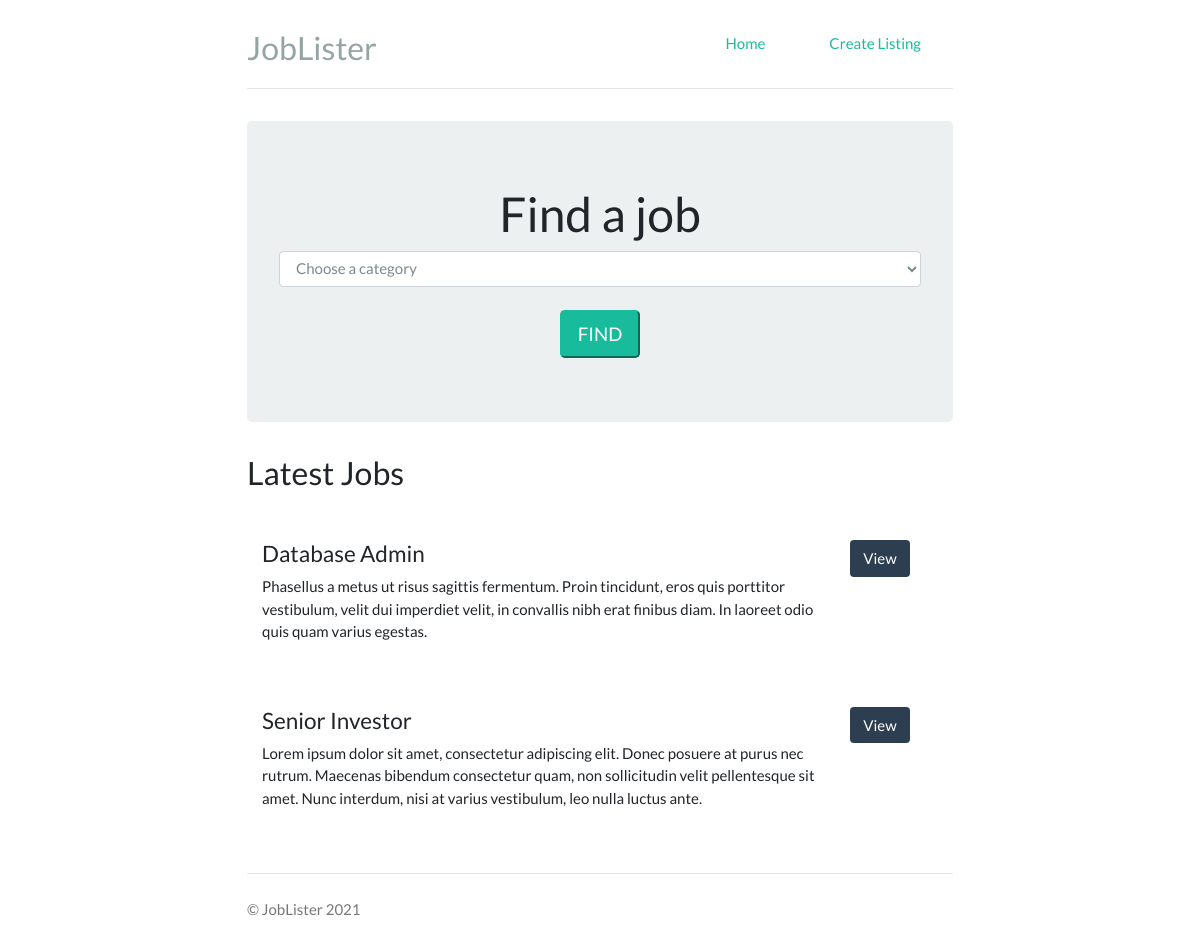
The page / on the database its author committed.
### tables this page shows
CREATE TABLE `jobs` (
  `id` int(11) NOT NULL,
  `category_id` int(11) NOT NULL,
  `company` varchar(255) NOT NULL,
  `job_title` varchar(255) NOT NULL,
  `description` varchar(255) NOT NULL,
  `salary` varchar(255) NOT NULL,
  `location` varchar(255) NOT NULL,
  `contact_user` varchar(255) NOT NULL,
  `contact_email` varchar(255) NOT NULL,
  `post_date` timestamp NOT NULL DEFAULT current_timestamp()
);

### lib/Template.php (called while the page is built, shortened)
<?php
class Template {
    protected $template;
    public function __construct($template) {
        $this->template = $template;
    }
    public function __toString() {
        include basename($this->template);
        return ob_get_clean();
    }
}

### lib/Database.php (called while the page is built, shortened)
<?php
class Database {
    private $host = DB_HOST;
    private $user = DB_USER;
    private $pw = DB_PW;
    private $dbname = DB_NAME;
    private $dbh;
    private $stmt;
    public function __construct() {
        $dsn = 'mysql:host=' .$this->host. ';dbname=' .$this->dbname;
        $options = array(
            PDO::ATTR_PERSISTENT => true,
            PDO::ATTR_ERRMODE => PDO::ERRMODE_EXCEPTION
        );
        try {
            $this->dbh = new PDO($dsn, $this->user, $this->pw, $options);
        } catch(PDOException $e) {
            $this->error = $e->getMessage();
        }
    }
    public function query($query) {
        $this->stmt = $this->dbh->prepare($query);
    }
    public function execute() {
        return $this->stmt->execute();
    }
    public function resultSet() {
        $this->execute();
        return $this->stmt->fetchAll(PDO::FETCH_OBJ);
    }
}

### lib/Job.php (called while the page is built, shortened)
<?php
class Job {
    private $db;
    public function __construct() {
        $this->db = new Database;
    }
    public function getAllJobs() {
        $this->db->query("
            SELECT jobs.*, categories.name AS cname
            FROM jobs
            INNER JOIN categories
            ON jobs.category_id = categories.id
            ORDER BY post_date DESC
        ");
        $results = $this->db->resultSet();
        return $results;
    }
    public function getCategories() {
        $this->db->query("
            SELECT * FROM categories
        ");
        $results = $this->db->resultSet();
        return $results;
    }
}

### templates/frontpage.php (the view, shortened to what this page needs)
<?php include 'inc/header.php'; ?>
<div class="jumbotron">
    <h1>Find a job</h1>
    <form method="GET" action="index.php">
        <select name="category" class="form-control">
            <option value="0">Choose a category</option>
        </select>
        <br>
        <input type="submit" class="btn-lg btn-success" value="FIND">
    </form>
</div>
<h3><?php echo $title; ?></h3>
<?php foreach($jobs as $job): ?>
<div class="row marketing">
    <div class="col-md-10">
        <h4><?php echo $job->job_title; ?></h4>
        <p><?php echo $job->description; ?></p>
    </div>
    <div class="col-md-2">
        <a class="btn btn-default" href="job.php?id=<?php echo $job->id ?>">View</a>
    </div>
</div>
<?php endforeach; ?>
<?php include 'inc/footer.php'; ?>

### css/styles.css (style rules this page uses)
body { padding-top: 1.5rem; padding-bottom: 1.5rem; }
.header, .marketing, .footer { padding-right: 1rem; padding-left: 1rem; }
.jumbotron { text-align: center; border-bottom: .05rem solid #e5e5e5; }
.marketing { margin: 3rem 0; }
.btn-default { background-color: #2c3e50; color: white; }
@media screen and (min-width: 48em) { .header, .marketing, .footer { padding-right: 0; padding-left: 0; } }
@media screen and (min-width: 48em) { .jumbotron { border-bottom: 0; } }

### rows shown on the page
jobs: job_title "Database Admin", description "Phasellus a metus ut risus sagittis fermentum. Proin tincidunt, eros quis porttitor vestibulum, velit dui imperdiet velit, in convallis nibh erat finibus diam. In laoreet odio quis quam varius egestas."
jobs: job_title "Senior Investor", description "Lorem ipsum dolor sit amet, consectetur adipiscing elit. Donec posuere at purus nec rutrum. Maecenas bibendum consectetur quam, non sollicitudin velit pellentesque sit amet. Nunc interdum, nisi at varius vestibulum, leo nulla luctus ante."

### other values the page prints
SITE_TITLE "JobLister"
$title "Latest Jobs"
